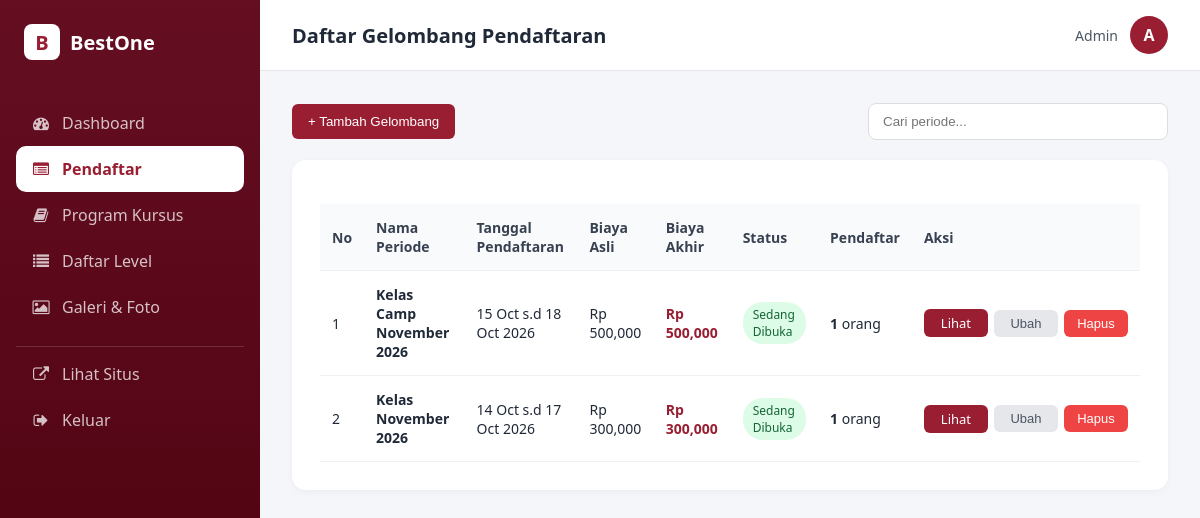
The page /admin/pendaftar (signed in) on the database its author committed.
### models/database.py (models this page shows, shortened)
class Periode(db.Model):
    __tablename__ = 'periode'
    id = db.Column(db.Integer, primary_key=True)
    nama = db.Column(db.String(100), nullable=False)
    mulai = db.Column(db.DateTime)
    selesai = db.Column(db.DateTime)
    kelas_mulai = db.Column(db.DateTime)
    program_dibuka = db.Column(db.String(255))
    level_dibuka = db.Column(db.Text, nullable=True)
    biaya = db.Column(db.Integer)
    diskon = db.Column(db.Integer)
    link_grup_wa = db.Column(db.String(255))
    dibuat_pada = db.Column(db.DateTime, default=db.func.now())
    pendaftar = db.relationship('Pendaftar', backref='periode', lazy=True, cascade='all, delete-orphan')
    @property
    def biaya_akhir(self):
        if not self.biaya:
            return 0
        if not self.diskon:
            return self.biaya
        return int(self.biaya * (100 - self.diskon) / 100)
    @property
    def sedang_aktif(self):
        from datetime import datetime
        sekarang = datetime.now()
        if self.mulai and self.selesai:
            return self.mulai <= sekarang <= self.selesai
        if self.mulai:
            return sekarang >= self.mulai
        if self.selesai:
            return sekarang <= self.selesai
        return False

### routes/admin/pendaftar.py (the view)
@pendaftar_bp.route('/pendaftar')
def pendaftar():
    cek = cek_login()
    if cek: return cek
    daftar_periode = Periode.query.order_by(Periode.dibuat_pada.desc()).all()
    daftar_program = ProgramKursus.query.order_by(ProgramKursus.nama).all()
    daftar_level = Level.query.order_by(Level.nama).all()
    return render_template('admin/pendaftar.html',
        halaman='pendaftar',
        daftar_periode=daftar_periode,
        daftar_program=daftar_program,
        daftar_level=daftar_level,
    )

### routes/admin/pendaftar.py (called while the page is built)
def cek_login():
    if not session.get('admin_logged_in'):
        return redirect(url_for('login.login'))

### templates/admin/pendaftar.html (shortened to what this page needs)
{% extends "admin/base_admin.html" %}
{% block judul_halaman %}Daftar Gelombang Pendaftaran{% endblock %}
{% block isi %}
<div class="bar-atas">
  <button class="btn-utama" id="btnBukaModalTambah">+ Tambah Gelombang</button>
  <div class="pencarian">
    <input type="text" id="cariPeriode" placeholder="Cari periode..." class="form-input">
  </div>
</div>
<div class="kartu-biasa">
  <div class="tabel-wrapper">
    <table class="tabel-data" id="tabelPeriode">
      <thead>
        <tr>
          <th>No</th>
          <th>Nama Periode</th>
          <th>Tanggal Pendaftaran</th>
          <th>Biaya Asli</th>
          <th>Biaya Akhir</th>
          <th>Status</th>
          <th>Pendaftar</th>
          <th>Aksi</th>
        </tr>
      </thead>
      <tbody>
        {% for p in daftar_periode %}
        <tr class="baris-periode">
          <td>{{ loop.index }}</td>
          <td><strong>{{ p.nama }}</strong></td>
          <td>
            {% if p.mulai and p.selesai %}
              {{ p.mulai.strftime('%d %b') }} s.d {{ p.selesai.strftime('%d %b %Y') }}
            {% elif p.mulai %}
              Mulai {{ p.mulai.strftime('%d %b %Y') }}
            {% elif p.selesai %}
              Sampai {{ p.selesai.strftime('%d %b %Y') }}
            {% else %}-{% endif %}
          </td>
          <td>
            {% if p.biaya %}
              Rp {{ "{:,}".format(p.biaya) }}
            {% else %}-{% endif %}
          </td>
          <td class="biaya-akhir">
            {% if p.biaya %}
              <strong>Rp {{ "{:,}".format(p.biaya_akhir) }}</strong>
            {% else %}-{% endif %}
          </td>
          <td>
            {% if p.sedang_aktif %}
              <span class="label-status aktif">Sedang Dibuka</span>
            {% else %}
              <span class="label-status tutup">Tertutup / Belum Mulai</span>
            {% endif %}
          </td>
          <td><strong>{{ p.pendaftar|length }}</strong> orang</td>
          <td>
            <div class="tombol-aksi">
              <a href="{{ url_for('admin_pendaftar.detail', periode_id=p.id) }}" class="btn-sm btn-lihat">Lihat</a>
              <button class="btn-sm btn-abu btnBukaModalUbah" data-periode-id="{{ p.id }}">Ubah</button>
              <form method="POST" action="{{ url_for('admin_pendaftar.hapus_periode', periode_id=p.id) }}"
                    onsubmit="return confirm('Yakin ingin menghapus gelombang ini? Semua data pendaftarnya juga akan dihapus!')"
                    class="form-aksi">
                <button type="submit" class="btn-sm btn-merah">Hapus</button>
              </form>
            </div>
          </td>
        </tr>
        {% else %}
        <tr>
          <td colspan="8" class="kosong">Belum ada periode. Klik "Tambah Gelombang" untuk memulai.</td>
        </tr>
        {% endfor %}
      </tbody>
    </table>
  </div>
</div>
{% endblock %}

### templates/admin/base_admin.html (shortened to what this page needs)
<!DOCTYPE html>
<html lang="id">
<head>
  <link rel="stylesheet" href="https://cdnjs.cloudflare.com/ajax/libs/font-awesome/4.7.0/css/font-awesome.min.css">
  <link rel="stylesheet" href="{{ url_for('static', filename='css/admin/base.css') }}">
</head>
<body>
  <div class="admin-wrapper">
    <aside class="sidebar" id="sidebar">
      <div class="sidebar-inner">
        <div class="sidebar-logo">
          <span class="logo-mark">B</span>
          <span class="logo-text">BestOne</span>
        </div>
        <nav class="sidebar-menu">
          <ul>
            <li>
              <a href="{{ url_for('admin_dashboard.dashboard') }}" class="menu-link {% if halaman == 'dashboard' %}aktif{% endif %}">
                    <i class="fa fa-tachometer"></i>
                    <span>Dashboard</span>
                </a>
                <a href="{{ url_for('admin_pendaftar.pendaftar') }}" class="menu-link {% if halaman == 'pendaftar' %}aktif{% endif %}">
                    <i class="fa fa-list-alt"></i>
                    <span>Pendaftar</span>
                </a>
                <a href="{{ url_for('admin_program.daftar_program') }}" class="menu-link {% if halaman == 'program' %}aktif{% endif %}">
                    <i class="fa fa-book"></i>
                    <span>Program Kursus</span>
                </a>
                <a href="{{ url_for('admin_level.daftar_level') }}" class="menu-link {% if halaman == 'level' %}aktif{% endif %}">
                    <i class="fa fa-list"></i>
                    <span>Daftar Level</span>
                </a>
                <a href="#" class="menu-link">
                    <i class="fa fa-picture-o"></i>
                    <span>Galeri & Foto</span>
                </a>
                <li class="menu-pemisah"></li>
                <a href="/" class="menu-link">
                    <i class="fa fa-external-link"></i>
                    <span>Lihat Situs</span>
                </a>
                <a href="{{ url_for('login.login') }}" class="menu-link keluar">
                    <i class="fa fa-sign-out"></i>
                    <span>Keluar</span>
                </a>
            </li>
          </ul>
        </nav>
      </div>
    </aside>
    <div class="konten-wrapper">
      <header class="header-atas">
        <div class="header-inner">
          <h2 class="judul-halaman">{% block judul_halaman %}Dashboard{% endblock %}</h2>
          <div class="admin-info">
            <span class="admin-nama">Admin</span>
            <div class="admin-avatar">A</div>
          </div>
        </div>
      </header>
      <main class="isi-halaman">
        {% block isi %}{% endblock %}
      </main>
    </div>
  </div>
</body>
</html>

### static/css/admin/base.css (style rules this page uses)
* { margin: 0; padding: 0; box-sizing: border-box; }
body { font-family: system-ui, -apple-system, sans-serif; background: #f4f6f9; color: #1f2937; min-height: 100vh; }
.admin-wrapper { display: flex; min-height: 100vh; }
.sidebar { width: 260px; background: linear-gradient(180deg, #650e22 0%, #49000c 100%); color: white; position: fixed; top: 0; left: 0; bottom: 0; overflow-y: auto; transition: transform 0.3s ease; z-index: 90; }
.sidebar-inner { padding: 24px 16px; }
.sidebar-logo { display: flex; align-items: center; gap: 10px; font-size: 20px; font-weight: 700; margin-bottom: 40px; padding-left: 8px; }
.logo-mark { width: 36px; height: 36px; background: white; color: #991e32; border-radius: 8px; display: flex; align-items: center; justify-content: center; font-weight: 800; }
.sidebar-menu ul { list-style: none; }
.sidebar-menu li { margin-bottom: 4px; }
.menu-pemisah { height: 1px; background: rgba(255,255,255,0.15); margin: 16px 0; }
.menu-link { display: flex; align-items: center; gap: 12px; padding: 12px 16px; color: rgba(255,255,255,0.75); text-decoration: none; border-radius: 10px; transition: all 0.25s ease; }
.menu-link i { width: 18px; text-align: center; }
.menu-link.aktif { background: white; color: #991e32; font-weight: 600; }
.konten-wrapper { flex: 1; margin-left: 260px; display: flex; flex-direction: column; min-height: 100vh; }
.header-atas { background: white; border-bottom: 1px solid #e5e7eb; padding: 16px 32px; position: sticky; top: 0; z-index: 80; }
.header-inner { display: flex; align-items: center; justify-content: space-between; }
.judul-halaman { font-size: 20px; font-weight: 600; flex: 1; }
.admin-info { display: flex; align-items: center; gap: 12px; }
.admin-nama { font-size: 14px; color: #4b5563; }
.admin-avatar { width: 38px; height: 38px; background: #991e32; color: white; border-radius: 50%; display: flex; align-items: center; justify-content: center; font-weight: 700; }
.isi-halaman { flex: 1; padding: 32px; }
.kartu-biasa { background: white; padding: 28px; border-radius: 14px; box-shadow: 0 2px 6px rgba(0,0,0,0.04); margin-bottom: 24px; }
.tabel-wrapper { overflow-x: auto; margin-top: 16px; }
.tabel-data { width: 100%; border-collapse: collapse; }
.tabel-data th, .tabel-data td { padding: 14px 12px; text-align: left; border-bottom: 1px solid #f0f0f0; font-size: 14px; }
.tabel-data th { background: #f9fafb; font-weight: 600; color: #374151; }
.label-status { display: inline-block; padding: 4px 10px; border-radius: 20px; font-size: 12px; font-weight: 500; }

### templates/admin/pendaftar.html (style rules this page uses)
.bar-atas { display: flex; justify-content: space-between; align-items: center; gap: 16px; margin-bottom: 20px; flex-wrap: wrap; }
.pencarian { max-width: 300px; width: 100%; }
.form-input { width: 100%; padding: 10px 14px; border: 1px solid #ddd; border-radius: 8px; box-sizing: border-box; }
.biaya-akhir { color: #991e32; font-weight: 600; }
.tombol-aksi { display: flex; gap: 6px; align-items: center; }
.btn-sm { padding: 6px 12px; border-radius: 6px; border: none; cursor: pointer; font-size: 13px; text-decoration: none; display: inline-block; }
.btn-utama { background: #991e32; color: white; border: none; cursor: pointer; padding: 10px 16px; border-radius: 6px; }
.btn-lihat { background: #991e32; color: #ffffff; min-width: 64px; text-align: center; padding: 5px 12px; }
.btn-abu { background: #e5e7eb; color: #4b5563; border: none; cursor: pointer; min-width: 64px; }
.btn-merah { background: #ef4444; color: white; min-width: 64px; }
.form-aksi { margin: 0; }
.label-status.aktif { background: #dcfce7; color: #166534; font-weight: 500; }

### rows shown on the page
Periode: nama "Kelas Camp November 2026", mulai "15 Oct", selesai "18 Oct 2026", biaya "500,000", biaya_akhir "500,000", shows "Sedang Dibuka", pendaftar|length "1"
Periode: nama "Kelas November 2026", mulai "14 Oct", selesai "17 Oct 2026", biaya "300,000", biaya_akhir "300,000", shows "Sedang Dibuka", pendaftar|length "1"
